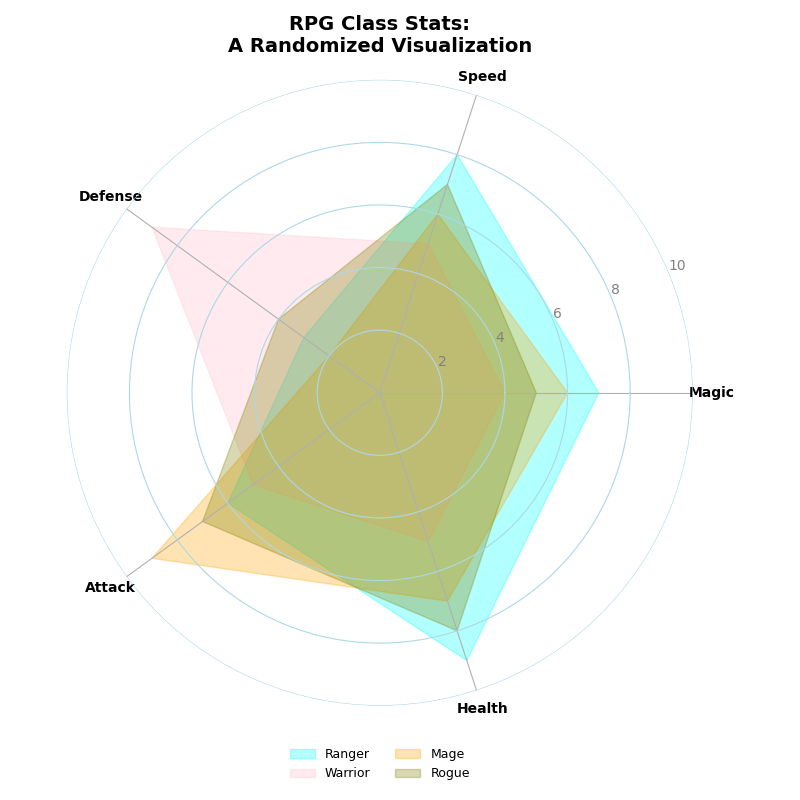

Write the Python code that produced this figure.
import numpy as np
import matplotlib.pyplot as plt
from math import pi

categories = ['Magic', 'Speed', 'Defense', 'Attack', 'Health']
num_vars = len(categories)

# Manually altered data values to introduce randomness while keeping the structure
warrior = [7, 8, 3, 6, 9]
mage = [4, 5, 9, 5, 5]
rogue = [6, 6, 2, 9, 7]
ranger = [5, 7, 4, 7, 8]

data = [warrior, mage, rogue, ranger]
classes = ['Ranger', 'Warrior', 'Mage', 'Rogue']
colors = ['cyan', 'pink', 'orange', 'olive']

angles = np.linspace(0, 2 * pi, num_vars, endpoint=False).tolist()
angles += angles[:1]

def plot_fill_area_radar_chart(ax, data, color, label):
    data += data[:1]
    ax.fill(angles, data, color=color, alpha=0.3, label=label)

fig, ax = plt.subplots(figsize=(8, 8), subplot_kw=dict(polar=True))

for idx, class_data in enumerate(data):
    plot_fill_area_radar_chart(ax, class_data, colors[idx], classes[idx])

ax.set_yticks([2, 4, 6, 8, 10])
ax.set_yticklabels([str(i) for i in range(2, 12, 2)], color='gray')
ax.set_xticks(angles[:-1])
ax.set_xticklabels(categories, fontsize=10, color='black', weight='bold')

ax.yaxis.grid(True, color='lightblue', linestyle='-')
ax.spines['polar'].set_visible(False)

plt.title('RPG Class Stats:\nA Randomized Visualization', size=14, weight='bold', pad=20)

ax.legend(loc='upper center', bbox_to_anchor=(0.5, -0.05), ncol=2, fontsize=9, frameon=False)

plt.tight_layout()

plt.show()
